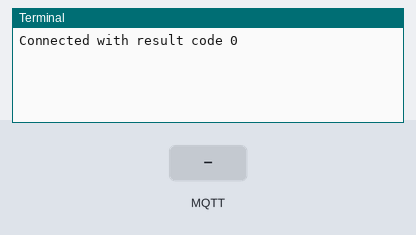
The program below on a simulated Raspberry Pi (BCM pin numbers). Parts: the last lines printed to the terminal. The inputs (shaded band) are chosen by the test bench. No MQTT or app messages arrive unless stated.

Above: at 1.3 s.
1.4 s: MQTT message "1" arrives on the first subscribed topic
At 2.1 s:
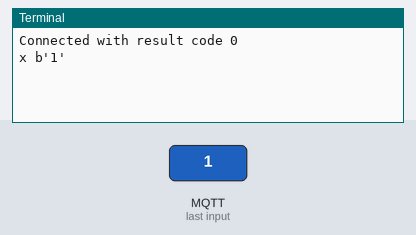
2.9 s: MQTT message "on" arrives on the first subscribed topic
At 3.2 s:
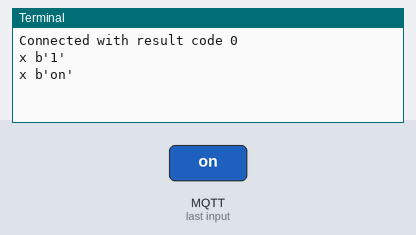
4.4 s: MQTT message "off" arrives on the first subscribed topic
At 5.6 s:
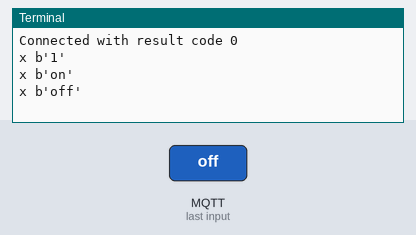

The program:

mqttreader.py
```python
#!/usr/bin/env python
# -*- coding: utf-8 -*-
import RPi.GPIO as GPIO

import paho.mqtt.client as mqtt

# The callback for when the client receives a CONNACK response from the server.
def on_connect(client, userdata, flags, rc):
    print("Connected with result code "+str(rc))

    # Subscribing in on_connect() means that if we lose the connection and
    # reconnect then subscriptions will be renewed.
    client.subscribe("#")

# The callback for when a PUBLISH message is received from the server.
def on_message(client, userdata, msg):
    print(msg.topic+" "+str(msg.payload))

client = mqtt.Client()
client.on_connect = on_connect
client.on_message = on_message

client.connect("localhost", 1883, 60)

# Blocking call that processes network traffic, dispatches callbacks and
# handles reconnecting.
# Other loop*() functions are available that give a threaded interface and a
# manual interface.
try:
    client.loop_forever()
except:
    client.disconnect()
```

Measured:
- after the input at 1.4 s, the terminal: prints a new line at once (image 1)
- after the input at 2.9 s, the terminal: prints a new line at once (image 2)
- after the input at 4.4 s, the terminal: prints a new line at once (image 3)
